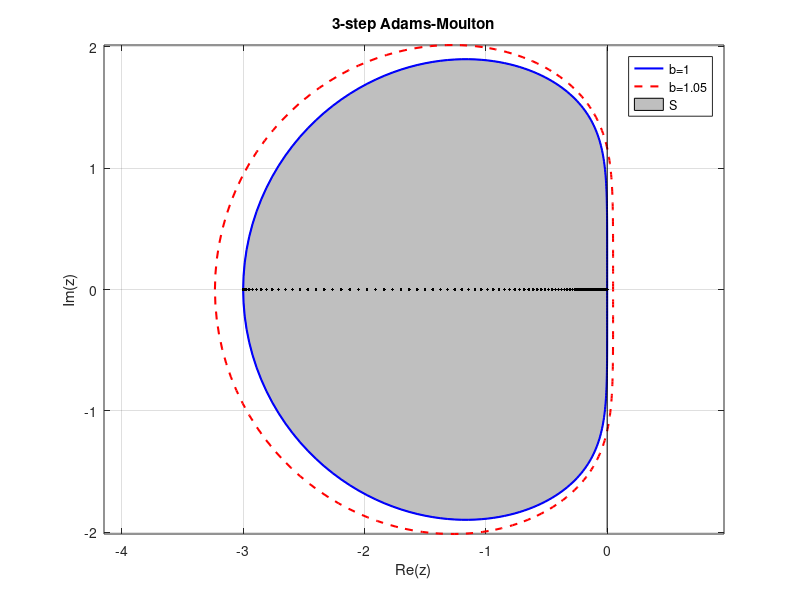
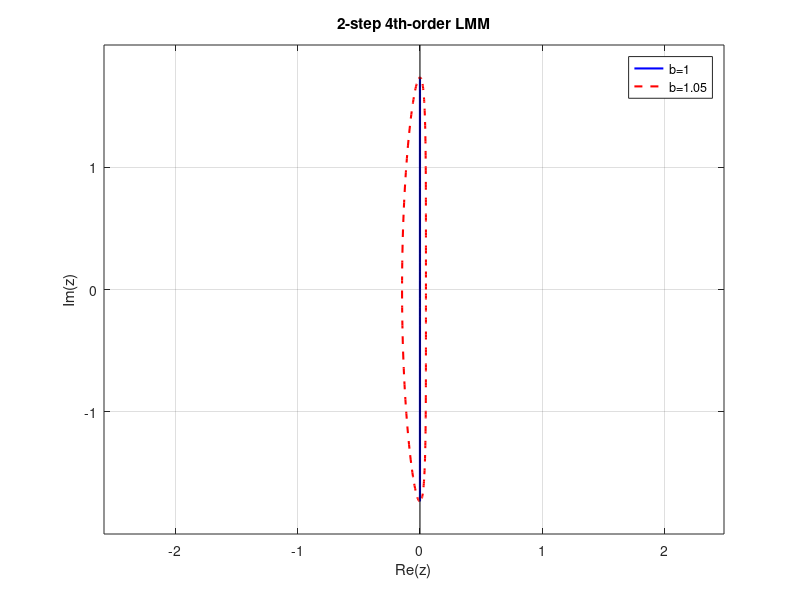
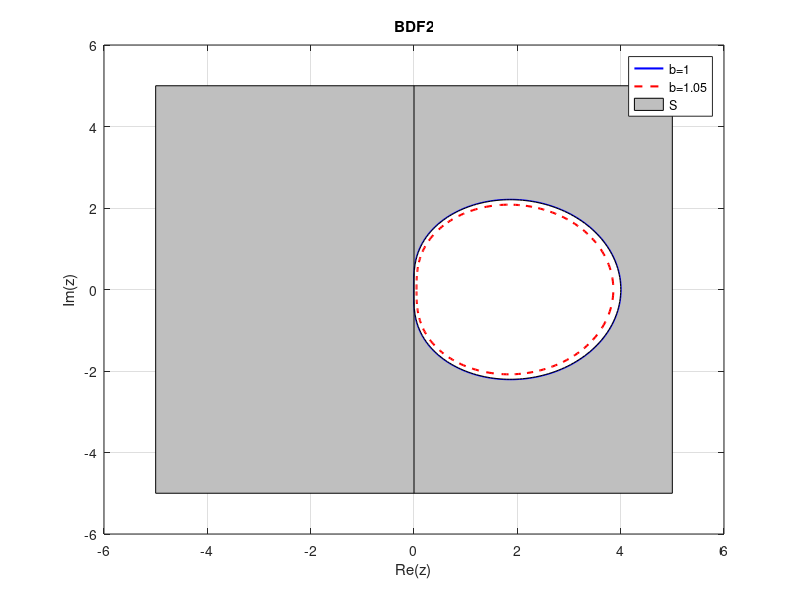
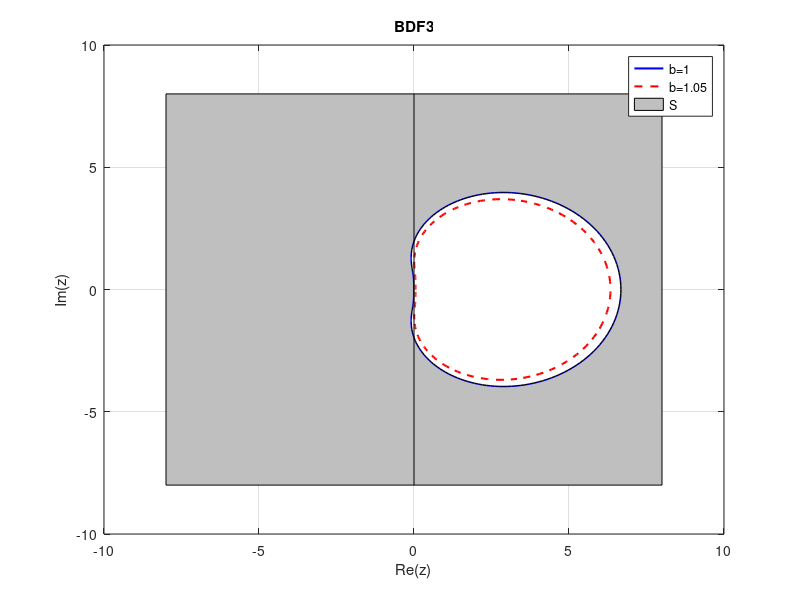

Reproduce these figures in MATLAB, in order.
clc; clear; close all;

LowX = -5; UpX = 5;
LowY = -5; UpY = 5;
n = 256;


%Defin rho and sigma polys
rho1 =  @(x1) x1.^3 - x1.^2;
rho2 =  @(x2) x2.^2 -1;
rho3 =  @(x3) (3/2).*x3.^2-2.*x3 +(1/2);
rho4 =  @(x4) (11/6).*x4.^3 -3.*x4.^2 + (3/2).*x4-(1/3);

sigma1 = @(x1) (9/24).*x1.^3 + (19/24).*x1.^2-(5/24).*x1+(1/24);
sigma2 = @(x2) (1/3).*x2.^2 + (4/3).*x2 + (1/3);
sigma3 = @(x3) x3.^2;
sigma4 = @(x4) x4.^3;

theta = (0:n)/n*2*pi;
x1 = exp(sqrt(-1)*theta);
x2 = exp(sqrt(-1)*theta);
x3 = exp(sqrt(-1)*theta);
x4 = exp(sqrt(-1)*theta);

z1a = rho1(x1)./sigma1(x1);
z2a = rho2(x2)./sigma2(x2);
z3a = rho3(x3)./sigma3(x3);
z4a = rho4(x4)./sigma4(x4);

xv1a = real(z1a);
xv2a = real(z2a);
xv3a = real(z3a);
xv4a = real(z4a);

yv1a = imag(z1a);
yv2a = imag(z2a);
yv3a = imag(z3a);
yv4a = imag(z4a);

z1b = rho1(1.05*x1)./sigma1(1.05*x1);
z2b = rho2(1.05*x2)./sigma2(1.05*x2);
z3b = rho3(1.05*x3)./sigma3(1.05*x3);
z4b = rho4(1.05*x4)./sigma4(1.05*x4);

xv1b = real(z1b);
xv2b = real(z2b);
xv3b = real(z3b);
xv4b = real(z4b);

yv1b = imag(z1b);
yv2b = imag(z2b);
yv3b = imag(z3b);
yv4b = imag(z4b);


figure(1)
h3=fill(xv1a,yv1a,0.75*[1 1 1]);
hold on; grid on; box on;
h1a = plot(xv1a,yv1a,'b-','linewidth',1.5);
h1b = plot(xv1b,yv1b,'r--','linewidth',1.5);
plot([0,0],[2,-2],'k');
plot(xv1a,0,'k','linewidth',2);
title('3-step Adams-Moulton')
xlabel('Re(z)')
ylabel('Im(z)')
axis('equal')
legend([h1a,h1b,h3],'b=1','b=1.05','S');

figure(2)
hold on; grid on; box on;
h2a = plot(xv2a,yv2a,'b-','linewidth',1.5);
h2b = plot(xv2b,yv2b,'r--','linewidth',1.5);
plot([0,0],[2,-2],'k');
title('2-step 4th-order LMM')
xlabel('Re(z)')
ylabel('Im(z)')
axis('equal')
legend([h2a,h2b],'b=1','b=1.05');

figure(3)
d=0;
xf=[LowX-d,LowX-d,UpX+d,UpX+d,LowX-d];
yf=[LowY-d,UpY+d,UpY+d,LowY-d,LowY-d];
h3=fill(xf,yf,0.75*[1 1 1]);
hold on; grid on; box on;
h3a = plot(xv3a,yv3a,'b-','linewidth',1.5);
fill(xv3a,yv3a,[1 1 1])
h3b = plot(xv3b,yv3b,'r--','linewidth',1.5);
plot([0,0],[5,-5],'k');
title('BDF2')
xlabel('Re(z)')
ylabel('Im(z)')
legend([h3a,h3b,h3],'b=1','b=1.05','S');

figure(4)
d=3;
xf=[LowX-d,LowX-d,UpX+d,UpX+d,LowX-d];
yf=[LowY-d,UpY+d,UpY+d,LowY-d,LowY-d];
h3=fill(xf,yf,0.75*[1 1 1]);
hold on; grid on; box on;
h4a = plot(xv4a,yv4a,'b-','linewidth',1.5);
fill(xv4a,yv4a,[1 1 1])
h4b = plot(xv4b,yv4b,'r--','linewidth',1.5);
plot([0,0],[8,-8],'k');
title('BDF3')
xlabel('Re(z)')
ylabel('Im(z)')
legend([h4a,h4b,h3],'b=1','b=1.05','S');
